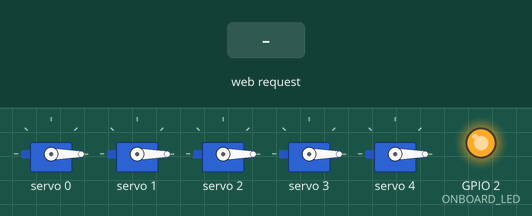
Simulated run of this sketch. Board: ESP32. Shown: 5 × servo, output pins drawn as LEDs (lit = HIGH). The inputs (shaded band) are chosen by the test bench. WiFi joins after 1.5 s; servers stay silent unless stated; what the sketch prints to the serial monitor is not drawn.

Above: at 3.8 s.
3.9 s: HTTP request GET /set?t=120 received
At 4.8 s:
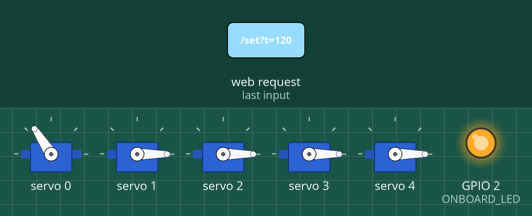
5.5 s: HTTP request GET /set?t=1 received
At 6.3 s:
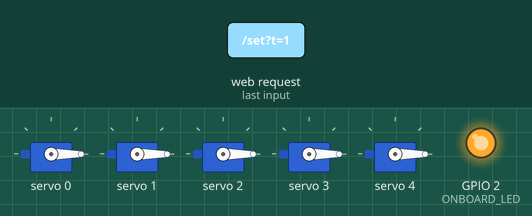
7.1 s: HTTP request GET /set?i=120 received
At 8.2 s:
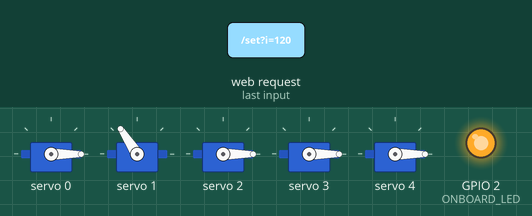
8.7 s: HTTP request GET /set?i=1 received
At 10.0 s:
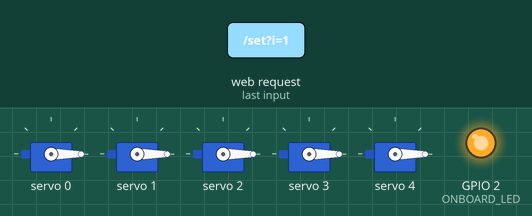
10.3 s: HTTP request GET /set?m=120 received
At 11.0 s:
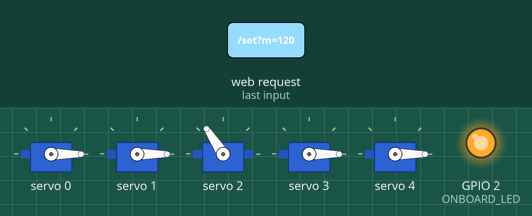
11.9 s: HTTP request GET /set?m=1 received
At 12.8 s:
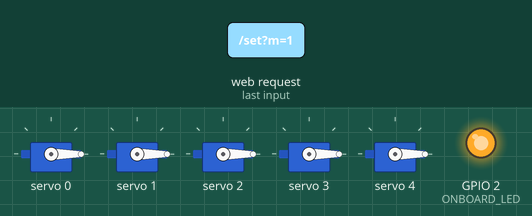
Timing chart, 0 to 14.5 s (numbered marks = the images above; inputs shaded):
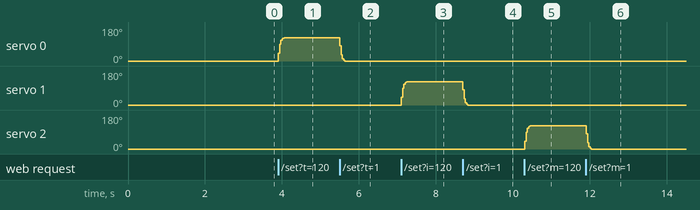

The sketch:

esp32_robotic_hand.ino
```cpp
/*
 * =========================================================================================
 * Anthropomorphic Robotic Arm - ESP32 Wi-Fi Servo Controller
 * =========================================================================================
 *
 * Hardware Supported:
 *   - ESP32 (NodeMCU / ESP-WROOM-32)
 *   - PCA9685 16-Channel 12-Bit I2C PWM Driver (Default)
 *   - 5x TowerPro MG90S / SG90 Micro Servos (0° - 180°)
 *
 * Channel Mapping:
 *   - Channel 0: Thumb
 *   - Channel 1: Index
 *   - Channel 2: Middle
 *   - Channel 3: Ring
 *   - Channel 4: Little (Pinky)
 * =========================================================================================
 */

#include <WiFi.h>
#include <WebServer.h>
#include <WebSocketsClient.h>
#include <ArduinoJson.h>
#include <Wire.h>
#include <Adafruit_PWMServoDriver.h>
#include <ESPmDNS.h> // Enables http://robotarm.local on your Mac!

// -----------------------------------------------------------------------------
// 1. WI-FI & BACKEND CONFIGURATION
// -----------------------------------------------------------------------------
const char* WIFI_SSID     = "YOUR_WIFI_NAME";        // Your 2.4GHz phone hotspot name
const char* WIFI_PASSWORD = "YOUR_WIFI_PASSWORD";    // Your hotspot password
const char* BACKEND_IP   = "10.165.78.54";          // Your Mac's verified LAN IP
const int   BACKEND_PORT = 8000;
const char* BACKEND_WS   = "/ws/robot";

// -----------------------------------------------------------------------------
// 2. HARDWARE & SERVO CONFIGURATION
// -----------------------------------------------------------------------------
Adafruit_PWMServoDriver pwm = Adafruit_PWMServoDriver(0x40);

#define SERVOMIN   105  // ~500 us (0° Closed Fist)
#define SERVOMAX   510  // ~2500 us (180° Open Hand)
#define SERVO_FREQ 50   // 50 Hz analog servos

// Reverse finger direction if mechanical tendon pulls backward:
// { Thumb, Index, Middle, Ring, Little }
bool INVERT_SERVO[5] = { false, false, false, false, false };

const int ONBOARD_LED = 2; // Blue LED on most ESP32 Dev boards

// -----------------------------------------------------------------------------
// 3. GLOBAL OBJECTS & STATE
// -----------------------------------------------------------------------------
WebSocketsClient webSocket;
WebServer server(80);

float currentAngles[5] = { 180.0, 180.0, 180.0, 180.0, 180.0 };
float targetAngles[5]  = { 180.0, 180.0, 180.0, 180.0, 180.0 };
const float SMOOTHING  = 0.35;
unsigned long lastUpdateMs  = 0;
unsigned long lastIpPrintMs = 0;

int angleToPulse(float angle) {
  angle = constrain(angle, 0.0f, 180.0f);
  return map((int)angle, 0, 180, SERVOMIN, SERVOMAX);
}

void writePhysicalServo(int channel, float angle) {
  angle = constrain(angle, 0.0f, 180.0f);
  if (INVERT_SERVO[channel]) angle = 180.0f - angle;
  pwm.setPWM(channel, 0, angleToPulse(angle));
}

void applyTargetAngles(float t, float i, float m, float r, float l) {
  targetAngles[0] = constrain(t, 0.0f, 180.0f);
  targetAngles[1] = constrain(i, 0.0f, 180.0f);
  targetAngles[2] = constrain(m, 0.0f, 180.0f);
  targetAngles[3] = constrain(r, 0.0f, 180.0f);
  targetAngles[4] = constrain(l, 0.0f, 180.0f);
}

void updateServoSmoothing() {
  unsigned long now = millis();
  if (now - lastUpdateMs < 16) return;
  lastUpdateMs = now;

  for (int ch = 0; ch < 5; ch++) {
    currentAngles[ch] += (targetAngles[ch] - currentAngles[ch]) * SMOOTHING;
    writePhysicalServo(ch, currentAngles[ch]);
  }
}

// -----------------------------------------------------------------------------
// 4. WEBSOCKET JSON PARSER
// -----------------------------------------------------------------------------
void parseRobotTelemetry(uint8_t * payload, size_t length) {
#if ARDUINOJSON_VERSION_MAJOR >= 7
  JsonDocument doc;
#else
  StaticJsonDocument<1024> doc;
#endif

  DeserializationError err = deserializeJson(doc, payload, length);
  if (err) return;

  const char* type = doc["type"];
  if (type && strcmp(type, "state_update") == 0) {
    JsonObject servos = doc["state"]["servos"];
    if (!servos.isNull()) {
      float t = servos["thumb"]  | currentAngles[0];
      float i = servos["index"]  | currentAngles[1];
      float m = servos["middle"] | currentAngles[2];
      float r = servos["ring"]   | currentAngles[3];
      float l = servos["little"] | currentAngles[4];
      applyTargetAngles(t, i, m, r, l);

      const char* gesture = doc["state"]["last_gesture"] | "UNKNOWN";
      Serial.printf("[VISION] Gesture: %-12s | T:%.0f I:%.0f M:%.0f R:%.0f L:%.0f\n",
                    gesture, t, i, m, r, l);
    }
  }
}

void webSocketEvent(WStype_t type, uint8_t * payload, size_t length) {
  switch (type) {
    case WStype_DISCONNECTED:
      Serial.println("[WS] Disconnected from Backend. Reconnecting...");
      break;
    case WStype_CONNECTED:
      Serial.printf("[WS] Connected to ws://%s:%d%s\n", BACKEND_IP, BACKEND_PORT, BACKEND_WS);
      webSocket.sendTXT("{\"type\":\"esp32_handshake\",\"device\":\"AnthropomorphicArmESP32\"}");
      break;
    case WStype_TEXT:
      parseRobotTelemetry(payload, length);
      break;
    default:
      break;
  }
}

// -----------------------------------------------------------------------------
// 5. DIRECT HTTP REST ENDPOINTS
// -----------------------------------------------------------------------------
void handleHttpSet() {
  float t = server.hasArg("t") ? server.arg("t").toFloat() : targetAngles[0];
  float i = server.hasArg("i") ? server.arg("i").toFloat() : targetAngles[1];
  float m = server.hasArg("m") ? server.arg("m").toFloat() : targetAngles[2];
  float r = server.hasArg("r") ? server.arg("r").toFloat() : targetAngles[3];
  float l = server.hasArg("l") ? server.arg("l").toFloat() : targetAngles[4];

  applyTargetAngles(t, i, m, r, l);
  server.send(200, "application/json", "{\"status\":\"ok\"}");
}

void handleHttpStatus() {
  String res = "{\"device\":\"ESP32_Robotic_Hand\",\"ip\":\"" + WiFi.localIP().toString() + "\"}";
  server.send(200, "application/json", res);
}

// -----------------------------------------------------------------------------
// 6. SETUP
// -----------------------------------------------------------------------------
void setup() {
  Serial.begin(115200);
  pinMode(ONBOARD_LED, OUTPUT);
  digitalWrite(ONBOARD_LED, LOW);
  delay(500);

  Serial.println("\n==========================================");
  Serial.println("  ESP32 Anthropomorphic Robotic Hand Driver");
  Serial.println("==========================================");

  // Initialize PCA9685 I2C with timeout protection
  Wire.begin(21, 22);
  Wire.setTimeOut(100);
  pwm.begin();
  pwm.setPWMFreq(SERVO_FREQ);
  delay(100);

  // Gentle staggered startup: 1 finger every 100ms prevents current spikes
  Serial.println("[HW] Soft-starting servos (0° Open Hand)...");
  for (int ch = 0; ch < 5; ch++) {
    currentAngles[ch] = 0.0f;
    targetAngles[ch]  = 0.0f;
    writePhysicalServo(ch, 0.0f);
    delay(100);
  }

  // Connect to Local Wi-Fi
  Serial.printf("[WIFI] Connecting to: %s\n", WIFI_SSID);
  WiFi.mode(WIFI_STA);
  WiFi.begin(WIFI_SSID, WIFI_PASSWORD);

  int attempts = 0;
  while (WiFi.status() != WL_CONNECTED && attempts < 25) {
    delay(500);
    Serial.print(".");
    attempts++;
  }

  if (WiFi.status() == WL_CONNECTED) {
    digitalWrite(ONBOARD_LED, HIGH); // Solid blue LED = Connected!

    // Start local name resolver: allows using http://robotarm.local on your Mac!
    if (MDNS.begin("robotarm")) {
      Serial.println("\n[MDNS] Mac Domain Active: http://robotarm.local");
    }

    Serial.println("\n=======================================================");
    Serial.printf("  🎉 ESP32 IS ONLINE!\n");
    Serial.printf("  📍 IP Address:   http://%s\n", WiFi.localIP().toString().c_str());
    Serial.printf("  🍎 Mac Shortcut: http://robotarm.local\n");
    Serial.println("=======================================================");

    server.on("/set", handleHttpSet);
    server.on("/status", handleHttpStatus);
    server.begin();

    webSocket.begin(BACKEND_IP, BACKEND_PORT, BACKEND_WS);
    webSocket.onEvent(webSocketEvent);
    webSocket.setReconnectInterval(3000);
  } else {
    Serial.println("\n[WIFI] Could not connect. Check SSID / Password.");
  }
}

// -----------------------------------------------------------------------------
// 7. MAIN LOOP
// -----------------------------------------------------------------------------
void loop() {
  webSocket.loop();
  server.handleClient();
  updateServoSmoothing();

  // ---------------------------------------------------------------------------
  // CONTINUOUS IP BROADCAST:
  // Prints the IP address in Serial Monitor every 5 seconds so you can always see it!
  // ---------------------------------------------------------------------------
  unsigned long now = millis();
  if (now - lastIpPrintMs >= 5000) {
    lastIpPrintMs = now;
    if (WiFi.status() == WL_CONNECTED) {
      Serial.println("-------------------------------------------------------");
      Serial.printf(">>> ESP32 IP: http://%s  (or http://robotarm.local) <<<\n", WiFi.localIP().toString().c_str());
      Serial.printf("👉 OPEN HAND:   http://%s/set?t=180&i=180&m=180&r=180&l=180\n", WiFi.localIP().toString().c_str());
      Serial.printf("👉 CLOSED FIST: http://%s/set?t=0&i=0&m=0&r=0&l=0\n", WiFi.localIP().toString().c_str());
      Serial.println("-------------------------------------------------------");
    } else {
      Serial.println("[WIFI] Reconnecting to Wi-Fi...");
      WiFi.reconnect();
    }
  }
}
```

Measured:
- after the input at 3.9 s, servo 0: 0° → 123° at once
- after the input at 5.5 s, servo 0: 123° → 0° at once
- after the input at 7.1 s, servo 1: 0° → 123° at once
- after the input at 8.7 s, servo 1: 123° → 0° at once
- after the input at 10.3 s, servo 2: 0° → 123° at once
- after the input at 11.9 s, servo 2: 123° → 0° at once
